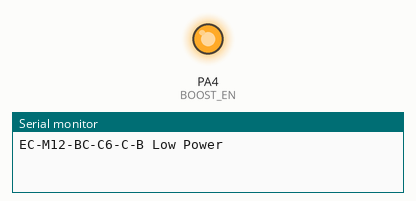
This sketch was run on a simulated STM32 Blue Pill. Shown: output pins drawn as LEDs (lit = HIGH), the last lines printed to the serial monitor. Storage starts empty; pins used as bus, display or sensor lines are not drawn. At 18.2 s the program puts the board to deep sleep or switches it off; the recording ends there.

Above: at 7.0 s.
At 12.8 s:
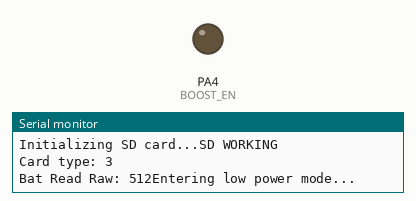
Timing chart, 0 to 14.3 s (numbered marks = the images above):
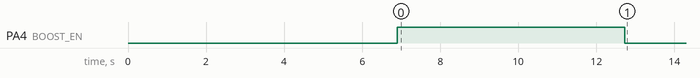

The sketch:

EC-M12-BC-C6-C-B_Low_Power_Test_Code.ino
```cpp
/*
 * EC-M12-BC-C6-C-B Low Power
 2025.12.31
 */

#include <STM32LowPower.h>
#include <Wire.h>
#include <Adafruit_ADS1X15.h>
#include <SPI.h>
#include "SD.h"

#define SCL_PIN PA9
#define SDA_PIN PA10

#define GSM_POWER PA1
#define GSM_TX PA2
#define GSM_RX PA3

#define MISO_PIN PA6
#define MOSI_PIN PA7
#define SCLK_PIN PA5

#define RS485_RX PB7
#define RS485_TX PB6
#define FC PB5

#define BOOST_EN PA4
#define BAT_READ PB1

// SD Paramerters
#define SD_chipSelect PB0
Sd2Card card;
SdVolume volume;
SdFile root;

TwoWire Wire2(SDA_PIN, SCL_PIN);

HardwareSerial Serial1(RS485_RX, RS485_TX);
HardwareSerial Serial2(GSM_RX, GSM_TX);

uint32_t ShutdownPeriod = 60000;     //Shutdown period in milliseconds


void setup() {
  Serial.begin(9600);
  delay(500);
  pinMode(GSM_POWER, OUTPUT);
  pinMode(GSM_POWER, OUTPUT);
  pinMode(BOOST_EN, OUTPUT);
  Serial.println("EC-M12-BC-C6-C-B Low Power");

  digitalWrite(BOOST_EN, LOW);     // Disable RS485 / INA196 / Booster
  delay(1000);
//  digitalWrite(GSM_POWER, HIGH);   // Turn off GSM
//  delay(2000);

  LowPower.begin();                   //Initiate low power mode

  Serial1.begin(9600);
  delay(100);
  Serial2.begin(9600);
  delay(100);

  SPI.begin();
  delay(2000);

  digitalWrite(GSM_POWER, HIGH);   // Set GSM_RESET pin LOW to reset
  delay(200);                     // Hold reset for 200ms
  digitalWrite(GSM_POWER, LOW);  // Release reset
  delay(2000);

  Wire2.begin();
  delay(1000);

  digitalWrite(BOOST_EN, HIGH);     // Enable RS485 / INA196 / Booster / SD Card
  delay(500);

  SD_CHECK();
  delay(1000);

}

void loop() {
  digitalWrite(FC, HIGH);
  delay(10);// Make FLOW CONTROL pin HIGH
  Serial1.println("RS485 01 SUCCESS");     // Send RS485 SUCCESS serially
  delay(100);                              // Wait for transmission of data
  digitalWrite(FC, LOW);                   // Receiving mode ON
  delay(100);
  while (Serial1.available()) {  // Check if data is available
    char c = Serial1.read();     // Read data from RS485
    Serial.write(c);             // Print data on serial monitor
  }
  delay(100);

  while (Serial.available()) {
    int inByte = Serial.read();
    Serial2.write(inByte);
  }

  while (Serial2.available()) {
    int inByte = Serial2.read();
    Serial.write(inByte);
  }

  int batReadRaw = analogRead(BAT_READ);
  Serial.print("Bat Read Raw: "); Serial.print(batReadRaw); // Need to be converted this raw value into voltage value

  delay(2000);
  Serial.println("Entering low power mode...");

  Serial2.print("AT+CEREG?");
  Serial2.print("AT+CPSMS=1,,,\"00000011\",\"00000101\"");
  Serial2.print("AT+CSCLK=1");

  digitalWrite(GSM_POWER, HIGH);   // Turn off GSM
  delay(2000);
  digitalWrite(BOOST_EN, LOW);     // Disable RS485 / INA196 / Booster / SD Card
  delay(1500);

  Serial2.end();
  delay(1000);
  SPI.end();
  delay(1000);
  Wire2.end();
  delay(1000);

  digitalWrite(BOOST_EN, LOW);     // Disable RS485 / INA196 / Booster / SD Card
  delay(1000);
  //digitalWrite(GSM_POWER, HIGH);   // Turn off GSM
  ///delay(2000);
  LowPower.shutdown(ShutdownPeriod);         //Enters to the shutdown mode for 2 min.

}


void SD_CHECK(){
  Serial.print("\nInitializing SD card...");
   if (!card.init(SPI_HALF_SPEED, SD_chipSelect))
    {   Serial.println("CARD NOT FOUND");
    }
    else
    {
      Serial.println("SD WORKING");
    }

    Serial.print("\nCard type: ");
    Serial.println(card.type());
    if (!volume.init(card)) {
      Serial.println("Could not find FAT16/FAT32 partition.\nMake sure you've formatted the card");
      return;
    }
    if (!SD.begin(SD_chipSelect)) {
      Serial.println("Card failed, or not present");
      // don't do anything more:
      return;
    }

}
```

Measured:
- by itself, PA4 (BOOST_EN): HIGH → LOW at 12.7 s
